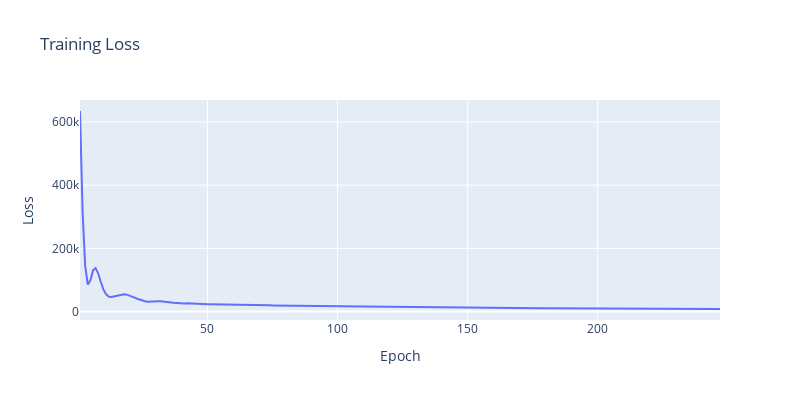
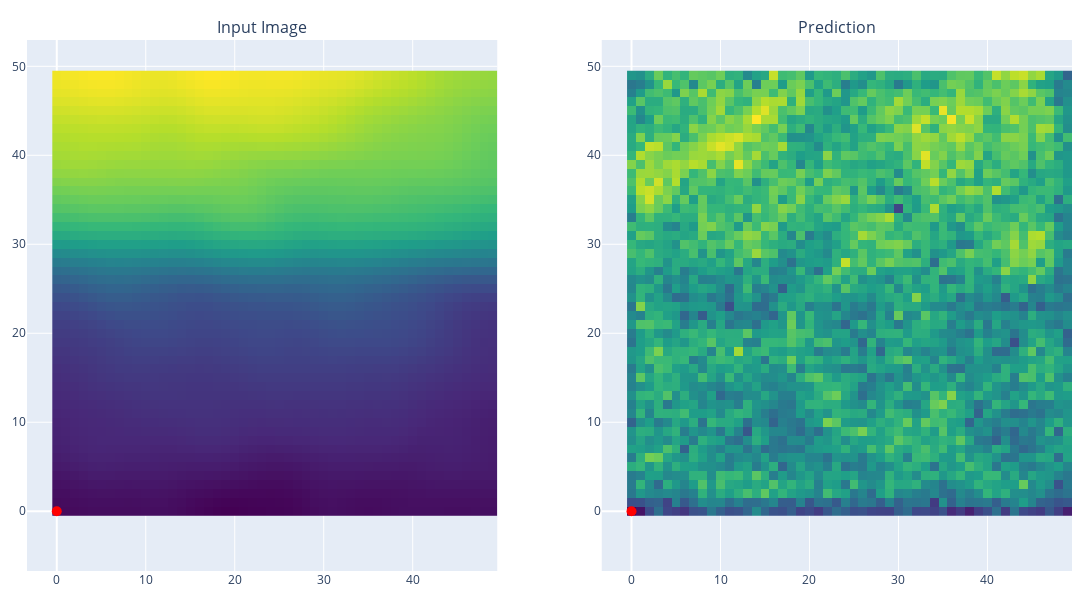
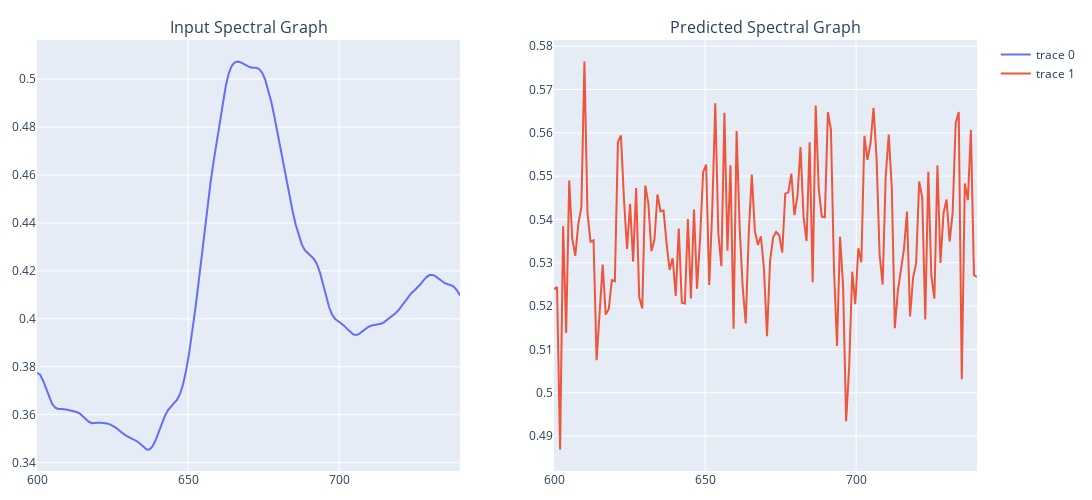

The cell these charts' notebook holds for them, in order:
### Code cell
# Initialize lists to store epoch and loss data
epochs_list = []
losses = []

# Create the initial loss plot
fig_loss = create_loss_plot()

# Training loop
try:
    for epoch in range(1, epochs + 1):
        start_time = time.time()
        model.train()
        train_loss = 0
        for batch in train_loader:
            train_x = batch[0].to(device)
            loss = compute_loss(model, train_x)
            optimizer.zero_grad()
            loss.backward()
            optimizer.step()
            train_loss += loss.item()
        train_loss /= len(train_loader.dataset)
        end_time = time.time()

        # Append data to lists
        epochs_list.append(epoch)
        losses.append(train_loss)

        # Update the loss plot
        fig_loss.data[0].x = epochs_list
        fig_loss.data[0].y = losses

        # Create new inference visualizations
        fig_images, fig_spectra = visualize_inference(model, test_sample[0], train_image_viz, energy_range)

        # Display updated plots
        clear_output(wait=True)
        fig_loss.show()
        fig_images.show()
        fig_spectra.show()

        print(f'Epoch: {epoch}, Test set ELBO: {train_loss:.4f}, time elapsed for current epoch: {end_time - start_time:.2f}s')
        
except KeyboardInterrupt:
    print("Training interrupted. Saving the model...")

### Figure 1 — Plotly figure (JSON) as saved in the notebook; plotly's stock layout.template omitted (floating-point values rounded to 4 significant figures; data arrays with more than 128 entries replaced by an {"elided": "..."} marker saying what was removed)
{"data": [{"mode": "lines", "name": "Training Loss", "type": "scatter", "x": {"elided": "247 int values"}, "y": {"elided": "247 float values"}}], "layout": {"height": 400, "title": {"text": "Training Loss"}, "width": 800, "xaxis": {"title": {"text": "Epoch"}}, "yaxis": {"title": {"text": "Loss"}}}}

### Figure 2 — Plotly figure (JSON) as saved in the notebook; plotly's stock layout.template omitted (floating-point values rounded to 4 significant figures; data arrays with more than 128 entries replaced by an {"elided": "..."} marker saying what was removed)
{"data": [{"colorscale": [[0, "#440154"], [0.1111, "#482878"], [0.2222, "#3e4989"], [0.3333, "#31688e"], [0.4444, "#26828e"], [0.5556, "#1f9e89"], [0.6667, "#35b779"], [0.7778, "#6ece58"], [0.8889, "#b5de2b"], [1, "#fde725"]], "showscale": false, "type": "heatmap", "xaxis": "x", "yaxis": "y", "z": {"elided": "50x50 float values"}}, {"marker": {"color": "red", "size": 10}, "mode": "markers", "showlegend": false, "type": "scatter", "x": [0], "xaxis": "x", "y": [0], "yaxis": "y"}, {"colorscale": [[0, "#440154"], [0.1111, "#482878"], [0.2222, "#3e4989"], [0.3333, "#31688e"], [0.4444, "#26828e"], [0.5556, "#1f9e89"], [0.6667, "#35b779"], [0.7778, "#6ece58"], [0.8889, "#b5de2b"], [1, "#fde725"]], "showscale": false, "type": "heatmap", "xaxis": "x2", "yaxis": "y2", "z": {"elided": "50x50 float values"}}, {"marker": {"color": "red", "size": 10}, "mode": "markers", "showlegend": false, "type": "scatter", "x": [0], "xaxis": "x2", "y": [0], "yaxis": "y2"}], "layout": {"annotations": [{"font": {"size": 16}, "showarrow": false, "text": "Input Image", "x": 0.225, "xanchor": "center", "xref": "paper", "y": 1, "yanchor": "bottom", "yref": "paper"}, {"font": {"size": 16}, "showarrow": false, "text": "Prediction", "x": 0.775, "xanchor": "center", "xref": "paper", "y": 1, "yanchor": "bottom", "yref": "paper"}], "height": 600, "margin": {"b": 20, "l": 20, "r": 20, "t": 40}, "width": 1200, "xaxis": {"anchor": "y", "domain": [0, 0.45]}, "xaxis2": {"anchor": "y2", "domain": [0.55, 1]}, "yaxis": {"anchor": "x", "domain": [0, 1], "scaleanchor": "x", "scaleratio": 1}, "yaxis2": {"anchor": "x2", "domain": [0, 1], "scaleanchor": "x2", "scaleratio": 1}}}

### Figure 3 — Plotly figure (JSON) as saved in the notebook; plotly's stock layout.template omitted (floating-point values rounded to 4 significant figures; data arrays with more than 128 entries replaced by an {"elided": "..."} marker saying what was removed)
{"data": [{"type": "scatter", "x": {"elided": "140 float values"}, "xaxis": "x", "y": {"elided": "140 float values"}, "yaxis": "y"}, {"type": "scatter", "x": {"elided": "140 float values"}, "xaxis": "x2", "y": {"elided": "140 float values"}, "yaxis": "y2"}], "layout": {"annotations": [{"font": {"size": 16}, "showarrow": false, "text": "Input Spectral Graph", "x": 0.225, "xanchor": "center", "xref": "paper", "y": 1, "yanchor": "bottom", "yref": "paper"}, {"font": {"size": 16}, "showarrow": false, "text": "Predicted Spectral Graph", "x": 0.775, "xanchor": "center", "xref": "paper", "y": 1, "yanchor": "bottom", "yref": "paper"}], "height": 500, "margin": {"b": 20, "l": 20, "r": 20, "t": 40}, "width": 1200, "xaxis": {"anchor": "y", "domain": [0, 0.45]}, "xaxis2": {"anchor": "y2", "domain": [0.55, 1]}, "yaxis": {"anchor": "x", "domain": [0, 1]}, "yaxis2": {"anchor": "x2", "domain": [0, 1]}}}
